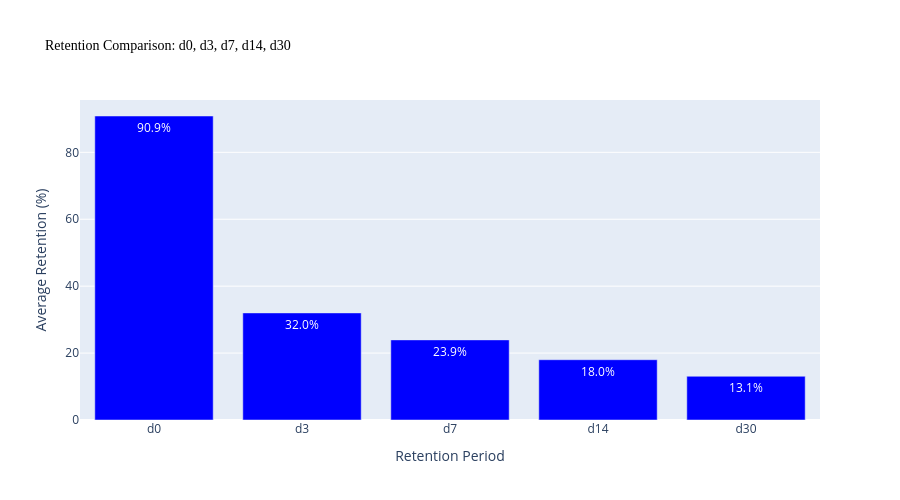
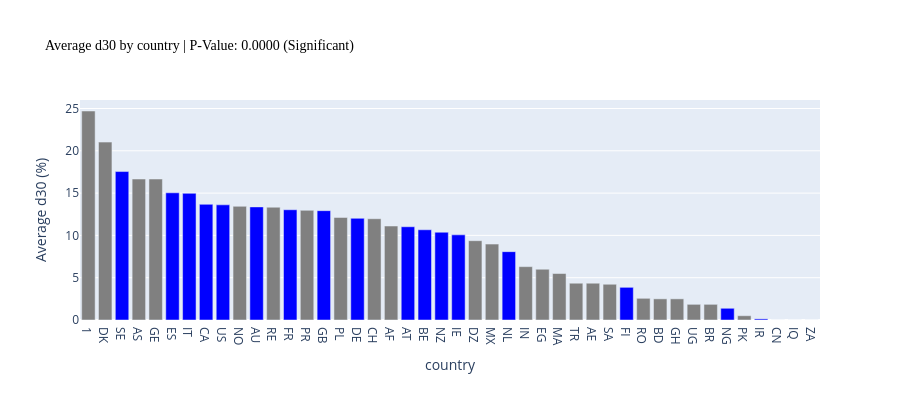
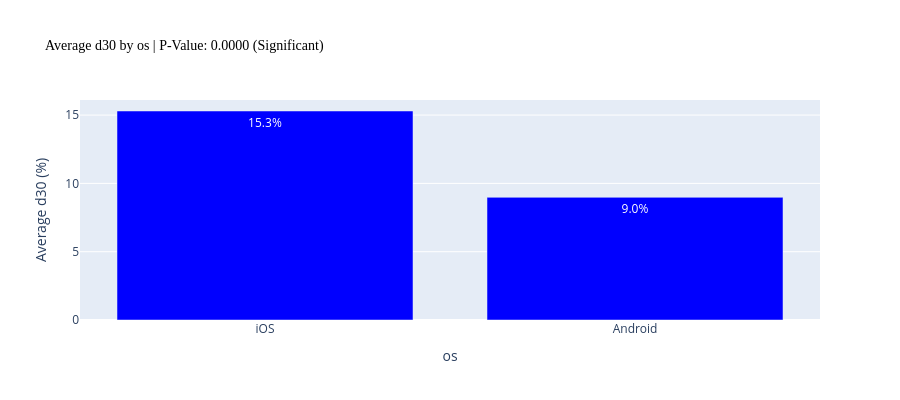
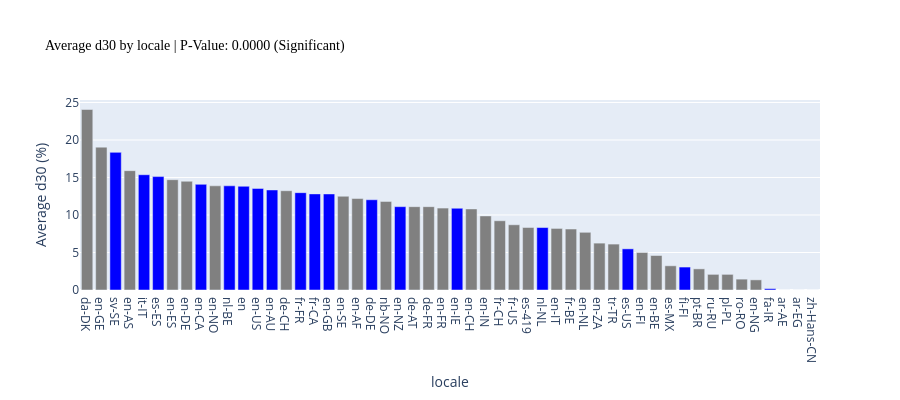

The cell these charts' notebook holds for them, in order:
### Code cell
# Visualizations
visualizer = Visualizer(merged_dataset)
retention_fig = visualizer.retention_comparison()

# Define target variable (can be changed to 'd7', 'd3', etc.)
target_variable = 'd30'
qual_figs = visualizer.qualitative_variables_impacts_on_retention(['country', 'os', 'locale', 'device_model','had_meaningful'], target_variable)

### Figure 1 — Plotly figure (JSON) as saved in the notebook; plotly's stock layout.template omitted (floating-point values rounded to 4 significant figures)
{"data": [{"marker": {"color": "blue"}, "name": "Retention", "text": ["90.9%", "32.0%", "23.9%", "18.0%", "13.1%"], "textfont": {"color": "white"}, "textposition": "inside", "type": "bar", "x": ["d0", "d3", "d7", "d14", "d30"], "y": [90.86, 32.0, 23.95, 18.01, 13.07]}], "layout": {"height": 500, "showlegend": false, "title": {"font": {"color": "black", "family": "Arial Black", "size": 14}, "text": "Retention Comparison: d0, d3, d7, d14, d30"}, "xaxis": {"title": {"text": "Retention Period"}}, "yaxis": {"title": {"text": "Average Retention (%)"}}}}

### Figure 2 — Plotly figure (JSON) as saved in the notebook; plotly's stock layout.template omitted (floating-point values rounded to 4 significant figures)
{"data": [{"marker": {"color": ["grey", "grey", "blue", "grey", "grey", "blue", "blue", "blue", "blue", "grey", "blue", "grey", "blue", "grey", "blue", "grey", "blue", "grey", "grey", "blue", "blue", "blue", "blue", "grey", "grey", "blue", "grey", "grey", "grey", "grey", "grey", "grey", "blue", "grey", "grey", "grey", "grey", "grey", "blue", "grey", "blue", "grey", "grey", "grey"]}, "textfont": {"color": "white"}, "textposition": "inside", "type": "bar", "x": ["1", "DK", "SE", "AS", "GE", "ES", "IT", "CA", "US", "NO", "AU", "RE", "FR", "PR", "GB", "PL", "DE", "CH", "AF", "AT", "BE", "NZ", "IE", "DZ", "MX", "NL", "IN", "EG", "MA", "TR", "AE", "SA", "FI", "RO", "BD", "GH", "UG", "BR", "NG", "PK", "IR", "CN", "IQ", "ZA"], "y": [24.71, 21.03, 17.55, 16.67, 16.67, 15.03, 14.97, 13.67, 13.61, 13.44, 13.37, 13.33, 13.03, 12.96, 12.93, 12.12, 12.02, 11.97, 11.11, 11.02, 10.66, 10.38, 10.07, 9.375, 8.974, 8.08, 6.306, 6.0, 5.495, 4.348, 4.348, 4.225, 3.863, 2.564, 2.5, 2.5, 1.852, 1.852, 1.386, 0.5051, 0.1326, 0.0, 0.0, 0.0]}], "layout": {"height": 400, "showlegend": false, "title": {"font": {"color": "black", "family": "Arial Black", "size": 14}, "text": "Average d30 by country | P-Value: 0.0000 (Significant)"}, "xaxis": {"categoryarray": ["1", "DK", "SE", "AS", "GE", "ES", "IT", "CA", "US", "NO", "AU", "RE", "FR", "PR", "GB", "PL", "DE", "CH", "AF", "AT", "BE", "NZ", "IE", "DZ", "MX", "NL", "IN", "EG", "MA", "TR", "AE", "SA", "FI", "RO", "BD", "GH", "UG", "BR", "NG", "PK", "IR", "CN", "IQ", "ZA"], "categoryorder": "array", "title": {"text": "country"}, "type": "category"}, "yaxis": {"title": {"text": "Average d30 (%)"}}}}

### Figure 3 — Plotly figure (JSON) as saved in the notebook; plotly's stock layout.template omitted (floating-point values rounded to 4 significant figures)
{"data": [{"marker": {"color": ["blue", "blue"]}, "text": ["15.3%", "9.0%"], "textfont": {"color": "white"}, "textposition": "inside", "type": "bar", "x": ["iOS", "Android"], "y": [15.3, 8.979]}], "layout": {"height": 400, "showlegend": false, "title": {"font": {"color": "black", "family": "Arial Black", "size": 14}, "text": "Average d30 by os | P-Value: 0.0000 (Significant)"}, "xaxis": {"categoryarray": ["iOS", "Android"], "categoryorder": "array", "title": {"text": "os"}, "type": "category"}, "yaxis": {"title": {"text": "Average d30 (%)"}}}}

### Figure 4 — Plotly figure (JSON) as saved in the notebook; plotly's stock layout.template omitted (floating-point values rounded to 4 significant figures)
{"data": [{"marker": {"color": ["grey", "grey", "blue", "grey", "blue", "blue", "grey", "grey", "blue", "grey", "blue", "blue", "blue", "blue", "grey", "blue", "blue", "blue", "grey", "grey", "blue", "grey", "blue", "grey", "grey", "grey", "blue", "grey", "grey", "grey", "grey", "grey", "blue", "grey", "grey", "grey", "grey", "grey", "blue", "grey", "grey", "grey", "blue", "grey", "grey", "grey", "grey", "grey", "blue", "grey", "grey", "grey"]}, "textfont": {"color": "white"}, "textposition": "inside", "type": "bar", "x": ["da-DK", "en-GE", "sv-SE", "en-AS", "it-IT", "es-ES", "en-ES", "en-DE", "en-CA", "en-NO", "nl-BE", "en", "en-US", "en-AU", "de-CH", "fr-FR", "fr-CA", "en-GB", "en-SE", "en-AF", "de-DE", "nb-NO", "en-NZ", "de-AT", "de-FR", "en-FR", "en-IE", "en-CH", "en-IN", "fr-CH", "fr-US", "es-419", "nl-NL", "en-IT", "fr-BE", "en-NL", "en-ZA", "tr-TR", "es-US", "en-FI", "en-BE", "es-MX", "fi-FI", "pt-BR", "ru-RU", "pl-PL", "ro-RO", "en-NG", "fa-IR", "ar-AE", "ar-EG", "zh-Hans-CN"], "y": [24.06, 19.05, 18.35, 15.91, 15.37, 15.12, 14.71, 14.5, 14.09, 13.89, 13.89, 13.83, 13.54, 13.34, 13.24, 12.98, 12.81, 12.81, 12.5, 12.2, 12.03, 11.81, 11.11, 11.11, 11.11, 10.92, 10.9, 10.81, 9.877, 9.231, 8.696, 8.333, 8.328, 8.209, 8.13, 7.692, 6.25, 6.122, 5.486, 5.0, 4.598, 3.226, 3.059, 2.817, 2.083, 2.083, 1.449, 1.351, 0.1805, 0.0, 0.0, 0.0]}], "layout": {"height": 400, "showlegend": false, "title": {"font": {"color": "black", "family": "Arial Black", "size": 14}, "text": "Average d30 by locale | P-Value: 0.0000 (Significant)"}, "xaxis": {"categoryarray": ["da-DK", "en-GE", "sv-SE", "en-AS", "it-IT", "es-ES", "en-ES", "en-DE", "en-CA", "en-NO", "nl-BE", "en", "en-US", "en-AU", "de-CH", "fr-FR", "fr-CA", "en-GB", "en-SE", "en-AF", "de-DE", "nb-NO", "en-NZ", "de-AT", "de-FR", "en-FR", "en-IE", "en-CH", "en-IN", "fr-CH", "fr-US", "es-419", "nl-NL", "en-IT", "fr-BE", "en-NL", "en-ZA", "tr-TR", "es-US", "en-FI", "en-BE", "es-MX", "fi-FI", "pt-BR", "ru-RU", "pl-PL", "ro-RO", "en-NG", "fa-IR", "ar-AE", "ar-EG", "zh-Hans-CN"], "categoryorder": "array", "title": {"text": "locale"}, "type": "category"}, "yaxis": {"title": {"text": "Average d30 (%)"}}}}
